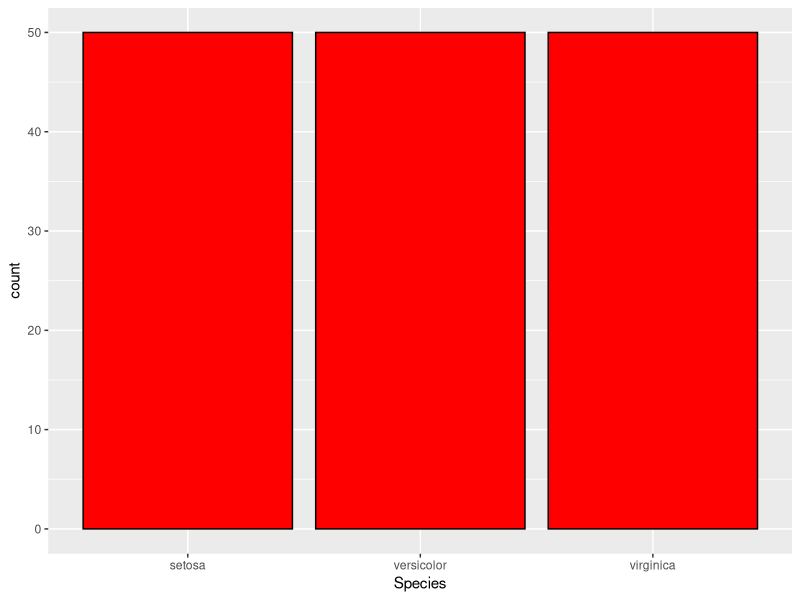
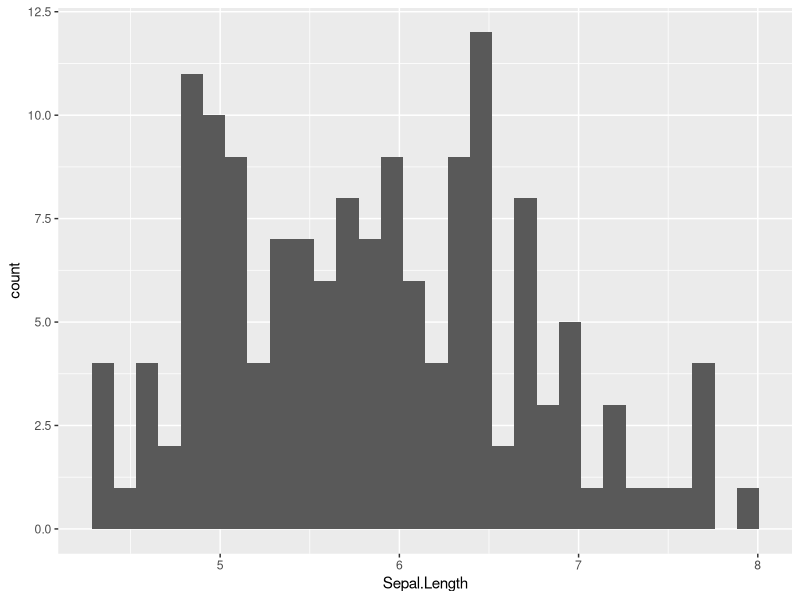
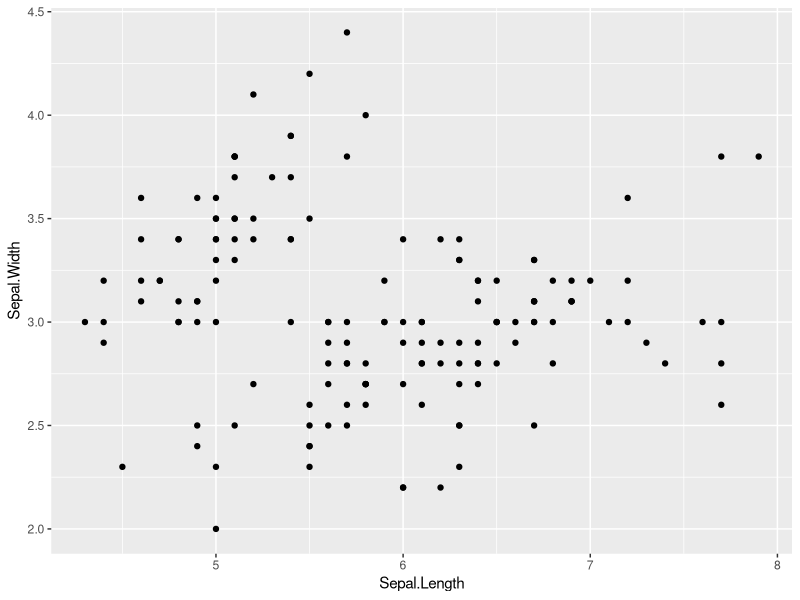
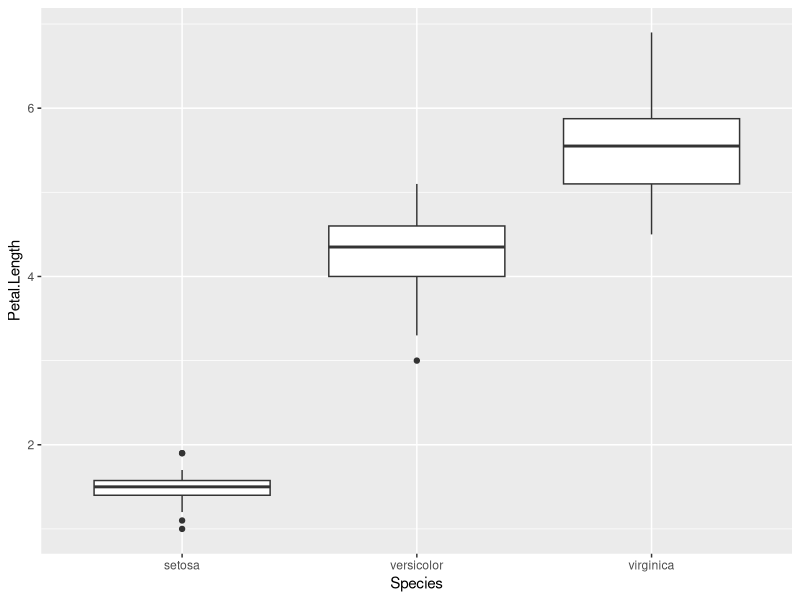

R code for these plots, in order:
installed.packages("ggplot2")
library(ggplot2)
iris

#單變數：類別型
ggplot(data = iris, aes(x =Species )) +
  geom_bar(fill = "red", colour = "black")
#單變數：連續型
ggplot(data = iris, aes(x = Sepal.Length)) +
  geom_histogram()
#雙變數：連續VS連續
ggplot(data=iris, aes(x=Sepal.Length, y=Sepal.Width))+
  geom_point()
#雙變數：離散VS連續
ggplot(data=iris, aes(x=Species, y=Petal.Length))+
  geom_boxplot()
#unknown
library(GGally)
library(scales)
library(memisc)
